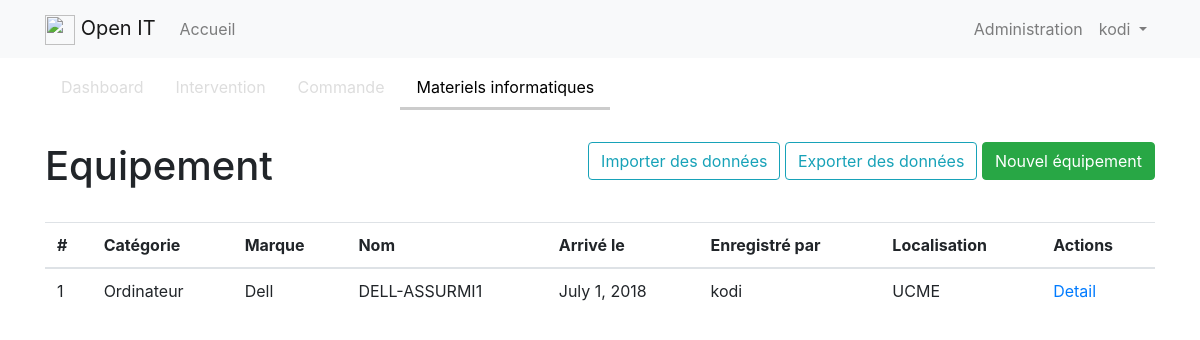
The app's page /equipment (signed in) with its own data.
### app/models.py (models this page shows, shortened)
class User(UserMixin, db.Model):
    id = db.Column(db.Integer, primary_key=True)
    username = db.Column(db.String(64), index=True, unique=True)
    email = db.Column(db.String(120), index=True, unique=True)
    password_hash = db.Column(db.String(128))
    about_me = db.Column(db.String(140))
    last_seen = db.Column(db.DateTime, default=datetime.utcnow)
    equipments = db.relationship('Equipment', backref='user', lazy='dynamic')

class Equipment(db.Model):
    id = db.Column(db.Integer, primary_key=True)
    category_id = db.Column(db.Integer, db.ForeignKey('category.id'))
    label_id = db.Column(db.Integer, db.ForeignKey('label.id'))
    service_id = db.Column(db.Integer, db.ForeignKey('service.id'))
    model = db.Column(db.String(120), index=True)
    serial = db.Column(db.String(255))
    name = db.Column(db.String(120), index=True)
    arrived_at = db.Column(db.DateTime, default=datetime.utcnow)
    description = db.Column(db.String(255))
    created_at = db.Column(db.DateTime, default=datetime.utcnow)
    created_by = db.Column(db.Integer, db.ForeignKey('user.id'))
    interviews = db.relationship('Interview', backref='equipment', lazy='dynamic')

class Category(db.Model):
    id = db.Column(db.Integer, primary_key=True)
    name = db.Column(db.String(60), unique=True)
    description = db.Column(db.String(200))
    equipments = db.relationship('Equipment', backref='category', lazy='dynamic')

class Label(db.Model):
    id = db.Column(db.Integer, primary_key=True)
    name = db.Column(db.String(60), unique=True)
    description = db.Column(db.String(200))
    equipments = db.relationship('Equipment', backref='label', lazy='dynamic')

class Service(db.Model):
    id = db.Column(db.Integer, primary_key=True)
    name = db.Column(db.String(60), unique=True)
    description = db.Column(db.String(200))
    equipments = db.relationship('Equipment', backref='service', lazy='dynamic')

### app/home/routes.py (the view)
@bp.route('/equipment')
@login_required
def equipment():
    list = Equipment.query.all()
    return render_template('home/equipment/equipment.html', list=list)

### app/home/routes.py (called while the page is built)
@bp.before_request
def before_request():
    if current_user.is_authenticated:
        current_user.last_seen = datetime.utcnow()
        db.session.commit()

### app/models.py (called while the page is built)
@login.user_loader
def load_user(id):
    return User.query.get(int(id))

### app/templates/home/equipment/equipment.html
{% extends "home/index.html" %}
{% set active_page = "equipment" %}
{% block home_app %}
<div class="container">
  <div class="btn-toolbar justify-content-between py-4">
    <h1>Equipement</h1>
    <div>
      <a class="btn btn btn-outline-info" href="{{ url_for('home.import_equipment') }}">Importer des données</a>
      <a class="btn btn btn-outline-info" href="{{ url_for('home.export_equipment') }}">Exporter des données</a>
      <a class="btn btn-success" href="{{ url_for('home.add_equipment') }}">Nouvel équipement</a>
    </div>
  </div>
  <table class="table">
    <thead>
        <tr>
            <th>#</th>
            <th>Catégorie</th>
            <th>Marque</th>
            <th>Nom</th>
            <th>Arrivé le</th>
            <th>Enregistré par</th>
            <th>Localisation</th>
            <th>Actions</th>
        </tr>
    </thead>
    <tbody>
        {% for item in list %}
        <tr>
            <td>{{item.id}}</td>
            <td>{{item.category.name}}</td>
            <td>{{item.label.name}}</td>
            <td>{{item.name}}</td>
            <td>{{ moment(item.arrived_at).format('LL') }}</td>
            <td>{{item.user.username}}</td>
            <td>{{item.service.name}}</td>
            <td>
                <a href="{{ url_for('home.detail_equipment', id=item.id) }}">Detail</a>
            </td>
        </tr>
        {% endfor %}
    </tbody>
  </table>
</div>
{% endblock %}

### app/templates/base.html (shortened to what this page needs)
<html>
    <head>
        <link href="{{ url_for('static', filename='styles/bootstrap.css') }}" rel="stylesheet">
        <link href="{{ url_for('static', filename='styles/theme.css') }}" rel="stylesheet">
        <link rel="stylesheet" href="//code.jquery.com/ui/1.11.4/themes/smoothness/jquery-ui.css">
    </head>
    <body>
        <nav class="navbar navbar-expand-lg navbar-light bg-light">
          <div class="container">
            <a class="navbar-brand" href="#">
              <img src="/docs/4.1/assets/brand/bootstrap-solid.svg" width="30" height="30" alt="">
              Open IT
            </a>
            {% if current_user.is_authenticated %}
            <div class="collapse navbar-collapse" id="navbarNav">
                <ul class="navbar-nav">
                <li class="nav-item">
                  <a class="nav-link" href="{{ url_for('home.index') }}">Accueil</a>
                </li>
              </ul>
            </div>
            <ul class="navbar-nav ml-auto">
              <li class="nav-item">
                <a class="nav-link" href="{{ url_for('admin.index') }}">Administration</a>
              </li>
              <li class="nav-item dropdown">
                <a class="nav-link dropdown-toggle" href="#" id="navbarDropdown" role="button" data-toggle="dropdown" aria-haspopup="true" aria-expanded="false">
                  {{current_user.username}}
                </a>
              </li>
            </ul>
            {% else %}
              <a href="{{ url_for('auth.login') }}">Login</a>
            {% endif %}
          </div>
        </nav>
        <div>
            <div class="container">
                <div class="row  justify-content-md-center">
                  <div class="col-6">
                  </div>
                </div>
              </div>
        </div>
        <main>
          {% block content %}{% endblock %}
        </main>
    </body>
</html>

### records on screen
User: username "kodi"
Equipment: id "1", category.name "Ordinateur", label.name "Dell", name "DELL-ASSURMI1", arrived_at "July 1, 2018", user.username "kodi", service.name "UCME"

### other values on screen
{{ caption|e }} "Dashboard" "Intervention" "Commande" "Materiels informatiques"
